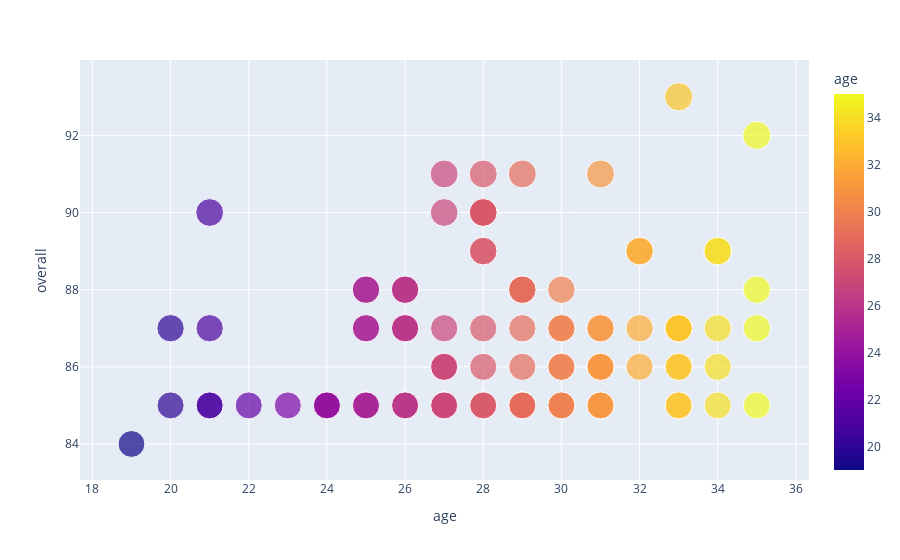

This figure's notebook cell:
### Markdown cell above
# Top footballers in Fifa 21 Game

### Code cell
top_play = fifa[['short_name','overall','age','club_name']]
top_play.sort_values(by = 'overall',ascending= False , inplace= False)
top_30_play = top_play[:100]
plt.figure(figsize=(25,10))
fig = ex.scatter(top_30_play, x= 'age', y='overall',color = 'age', size = 'overall', hover_data= ['short_name','club_name'])
fig.show()

### Figure 1 — Plotly figure (JSON) as saved in the notebook; plotly's stock layout.template omitted (floating-point values rounded to 4 significant figures; data arrays with more than 128 entries replaced by an {"elided": "..."} marker saying what was removed)
{"data": [{"customdata": {"elided": "100x2 str values"}, "hovertemplate": "age=%{marker.color}<br>overall=%{marker.size}<br>short_name=%{customdata[0]}<br>club_name=%{customdata[1]}<extra></extra>", "legendgroup": "", "marker": {"color": [33, 35, 27, 31, 28, 29, 21, 28, 28, 27, 28, 28, 28, 32, 34, 32, 34, 28, 26, 25, 25, 26, 26, 35, 30, 29, 29, 29, 20, 21, 25, 26, 26, 26, 25, 35, 33, 33, 34, 32, 30, 31, 31, 30, 33, 29, 27, 28, 27, 27, 27, 32, 33, 34, 31, 31, 30, 31, 30, 29, 28, 33, 21, 21, 20, 22, 24, 23, 26, 25, 25, 25, 26, 24, 24, 28, 24, 26, 27, 27, 27, 27, 35, 33, 30, 29, 34, 31, 33, 30, 31, 30, 29, 31, 28, 29, 28, 29, 29, 19], "coloraxis": "coloraxis", "size": [93, 92, 91, 91, 91, 91, 90, 90, 90, 90, 90, 90, 89, 89, 89, 89, 89, 89, 88, 88, 88, 88, 88, 88, 88, 88, 88, 88, 87, 87, 87, 87, 87, 87, 87, 87, 87, 87, 87, 87, 87, 87, 87, 87, 87, 87, 87, 87, 86, 86, 86, 86, 86, 86, 86, 86, 86, 86, 86, 86, 86, 86, 85, 85, 85, 85, 85, 85, 85, 85, 85, 85, 85, 85, 85, 85, 85, 85, 85, 85, 85, 85, 85, 85, 85, 85, 85, 85, 85, 85, 85, 85, 85, 85, 85, 85, 85, 85, 85, 84], "sizemode": "area", "sizeref": 0.2325, "symbol": "circle"}, "mode": "markers", "name": "", "orientation": "v", "showlegend": false, "type": "scatter", "x": [33, 35, 27, 31, 28, 29, 21, 28, 28, 27, 28, 28, 28, 32, 34, 32, 34, 28, 26, 25, 25, 26, 26, 35, 30, 29, 29, 29, 20, 21, 25, 26, 26, 26, 25, 35, 33, 33, 34, 32, 30, 31, 31, 30, 33, 29, 27, 28, 27, 27, 27, 32, 33, 34, 31, 31, 30, 31, 30, 29, 28, 33, 21, 21, 20, 22, 24, 23, 26, 25, 25, 25, 26, 24, 24, 28, 24, 26, 27, 27, 27, 27, 35, 33, 30, 29, 34, 31, 33, 30, 31, 30, 29, 31, 28, 29, 28, 29, 29, 19], "xaxis": "x", "y": [93, 92, 91, 91, 91, 91, 90, 90, 90, 90, 90, 90, 89, 89, 89, 89, 89, 89, 88, 88, 88, 88, 88, 88, 88, 88, 88, 88, 87, 87, 87, 87, 87, 87, 87, 87, 87, 87, 87, 87, 87, 87, 87, 87, 87, 87, 87, 87, 86, 86, 86, 86, 86, 86, 86, 86, 86, 86, 86, 86, 86, 86, 85, 85, 85, 85, 85, 85, 85, 85, 85, 85, 85, 85, 85, 85, 85, 85, 85, 85, 85, 85, 85, 85, 85, 85, 85, 85, 85, 85, 85, 85, 85, 85, 85, 85, 85, 85, 85, 84], "yaxis": "y"}], "layout": {"coloraxis": {"colorbar": {"title": {"text": "age"}}, "colorscale": [[0, "#0d0887"], [0.1111, "#46039f"], [0.2222, "#7201a8"], [0.3333, "#9c179e"], [0.4444, "#bd3786"], [0.5556, "#d8576b"], [0.6667, "#ed7953"], [0.7778, "#fb9f3a"], [0.8889, "#fdca26"], [1, "#f0f921"]]}, "legend": {"itemsizing": "constant", "tracegroupgap": 0}, "margin": {"t": 60}, "xaxis": {"anchor": "y", "domain": [0, 1], "title": {"text": "age"}}, "yaxis": {"anchor": "x", "domain": [0, 1], "title": {"text": "overall"}}}}
